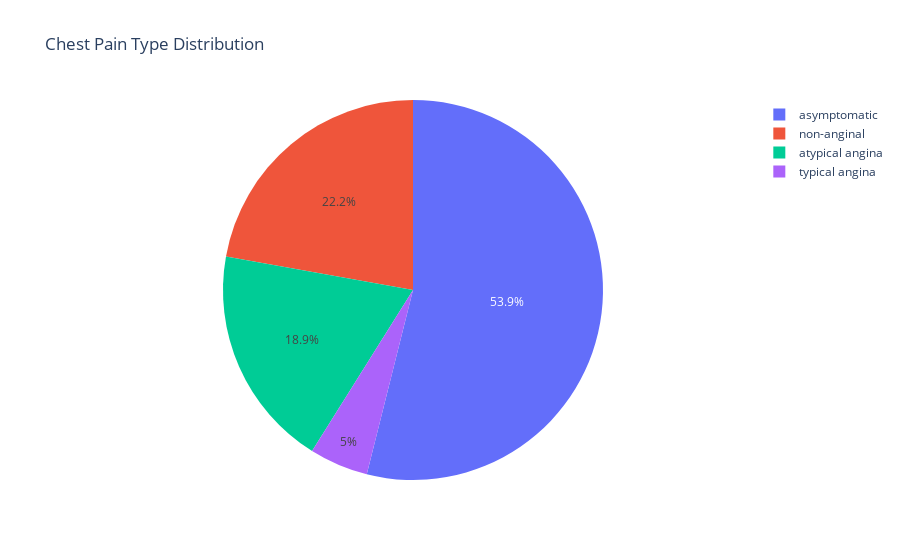

Here is the notebook cell this chart was saved with:
### Code cell
# plot a pie chart of the cp column using plotly:

fig = px.pie(df, names='cp', title='Chest Pain Type Distribution')
fig.show()

### Figure 1 — Plotly figure (JSON) as saved in the notebook; plotly's stock layout.template omitted (floating-point values rounded to 4 significant figures; data arrays with more than 128 entries replaced by an {"elided": "..."} marker saying what was removed)
{"data": [{"domain": {"x": [0, 1], "y": [0, 1]}, "hovertemplate": "cp=%{label}<extra></extra>", "labels": {"elided": "920 str values"}, "legendgroup": "", "name": "", "showlegend": true, "type": "pie"}], "layout": {"legend": {"tracegroupgap": 0}, "title": {"text": "Chest Pain Type Distribution"}}}
